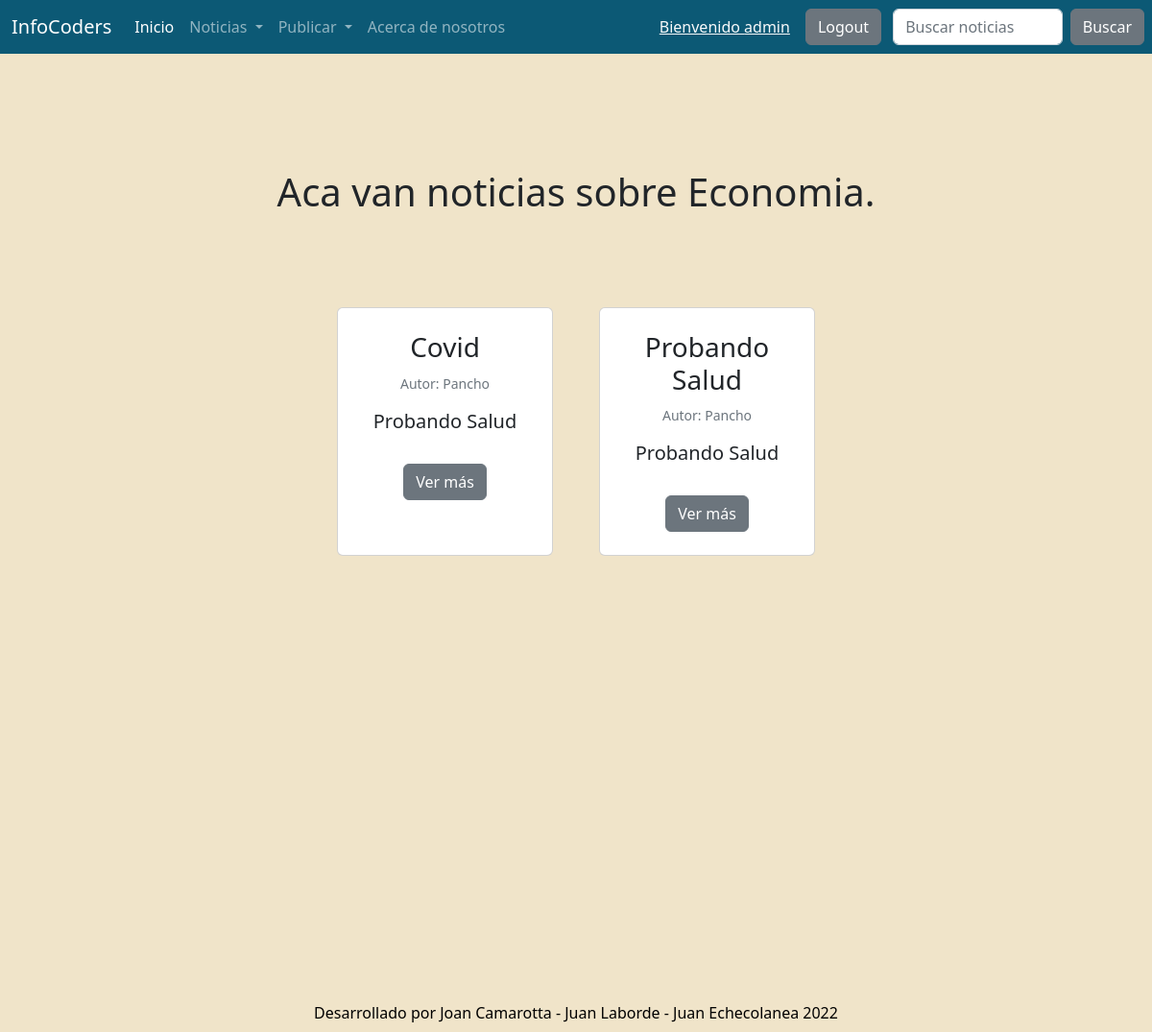
/Noticias/Economia/ (signed in), run on an earlier commit of the app's database.
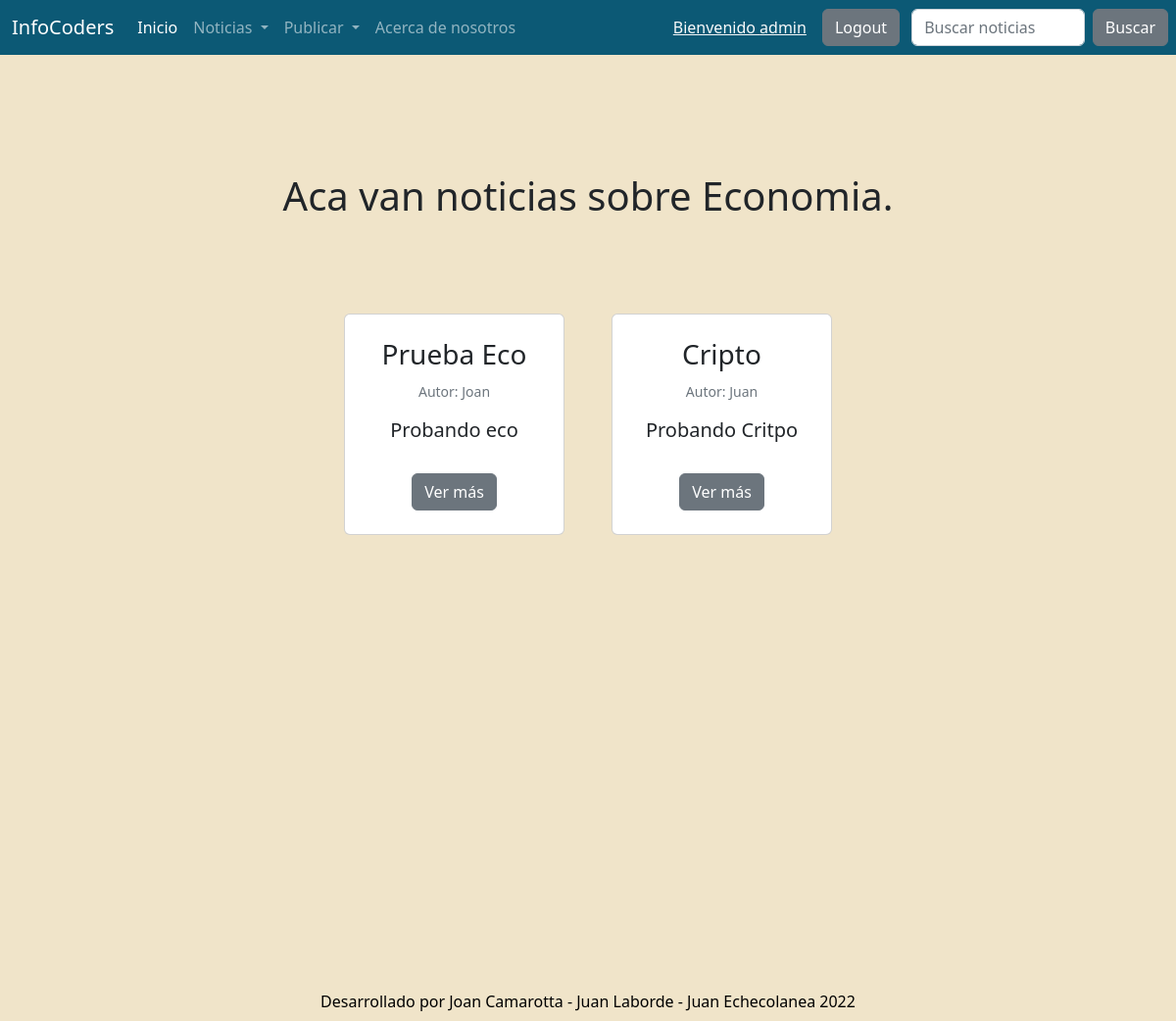
And on a later commit of the database.
### blog/models.py (models this page shows)
class Economy(models.Model):
    title = models.CharField(max_length=100)
    author = models.CharField(max_length=50)
    publish_date = models.DateField(default=now)
    text = models.TextField(blank=True)
    image = models.ImageField(upload_to='Economy_image', blank = True, null = True)
    class Meta:
        verbose_name = 'Economia'
        verbose_name_plural = 'Economia'

### blog/views.py (the view)
# urls.py: path('Economia/', post_economy, name = 'post_economy'),
def post_economy(request):
    post_economy = Economy.objects.all()
    context = {'post_economy': post_economy}
    return render(request, 'post_economy.html', context=context)

### blog/templates/post_economy.html (shortened to what this page needs)
{% extends 'base.html' %}
{% block content %}
<br><br><br>
<h1
class="fw-bopld text-center py-5">
Aca van noticias sobre Economia.
</h1>
<div class="container px-4 px-lg-5 mt-5">
  <div class="row gx-4 gx-lg-5 row-cols-2 row-cols-md-3 row-cols-xl-4 justify-content-center">
    {% for note in post_economy %}
      <div class="col mb-5">
          <div class="card h-100">
              <div class="card-body p-4">
                  <div class="text-center">
                      <h3><class="fw-bolder">{{note.title}}<br></h3>
                      <p class="card-text"><small class="text-muted">Autor: {{note.author}}</small></p>
                      <h5>{{note.text}}</h5>
                      <br>
                      <a href="#" class="btn btn-secondary">Ver más</a>
                  </div>
              </div>
          </div>
        </div>
        {% endfor %}
      </div>
    </div>
    <br>
    <br>
    <br>
    <br>
    <br>
    <br>
    <br>
    <br>
    <br>
    <br>
    <br>
    <br>
    <br>
    <br>
    <br>
{% endblock %}

### blog/templates/base.html (shortened to what this page needs)
<!doctype html>
<html lang="en">
  <head>
    <link href="https://cdn.jsdelivr.net/npm/bootstrap@5.2.0-beta1/dist/css/bootstrap.min.css" rel="stylesheet">
  </head>
  <body>
    {% load static %}
    <nav class="navbar navbar-expand-lg navbar-dark" style="background-color: #0c5975;">
        <div class="container-fluid">
          <a class="navbar-brand">InfoCoders</a>
          <div class="collapse navbar-collapse" id="navbarSupportedContent">
            <ul class="navbar-nav me-auto mb-2 mb-lg-0">
              <li class="nav-item">
                <a class="nav-link active" aria-current="page" href="/index/">Inicio</a>
              <li class="nav-item dropdown">
                <a class="nav-link dropdown-toggle" href="#" id="navbarDropdown" role="button" data-bs-toggle="dropdown" aria-expanded="false">
                  Noticias
                </a>
                <li class="nav-item dropdown">
                  <a class="nav-link dropdown-toggle" href="#" id="navbarDropdown" role="button" data-bs-toggle="dropdown" aria-expanded="false" >
                    Publicar
                  </a>
                  <li class="nav-item">
                    <a class="nav-link" href="/about-us/">Acerca de nosotros</a>
                  </li>
                </div>
                  <ul class="navbar-nav me-auto mb-2 mb-lg-0">
                  <div class="collapse navbar-collapse" id="navbarSupportedContent">
                        {% if request.user.is_authenticated %}
                        <li class="nav-item">
                          <a class="text-light" style="margin-right: 1rem;">
                          <h7>Bienvenido {{request.user.username}} </h7></a>
                        </li>
                        <li class="nav-item">
                            <a class="btn btn-secondary" href="/logout/">Logout</a>
                        </li>
                        {% endif %}
                      </ul>
          </div>
    <form class="d-flex" role="search" action="/Noticias/Buscar/" metod= "GET">
    <input class="form-control me-2" type = "text" placeholder = "Buscar noticias" name = 'search' aria-label = "Search">
    <button class="btn btn-secondary me-2" type="submit">Buscar</button>
  </form>
      </nav>
      {% block content %}
      {% endblock %}
      <class="py-5" style="background-color: #f0e4c9;" >
  </body>
  <br>
  <br>
  <div
  class="container"><p class="m-2 text-center text-black">Desarrollado por Joan Camarotta - Juan Laborde - Juan Echecolanea 2022</p>
  </div>
</html>

### blog/templates/base.html (style rules this page uses)
body { background-color: #f0e4c9; }

What changed in the data, as far as the page shows it:
removed Economy: title "Covid", author "Pancho", text "Probando Salud"
removed Economy: title "Probando Salud", author "Pancho", text "Probando Salud"
added Economy: title "Prueba Eco", author "Joan", text "Probando eco"
added Economy: title "Cripto", author "Juan", text "Probando Critpo"
